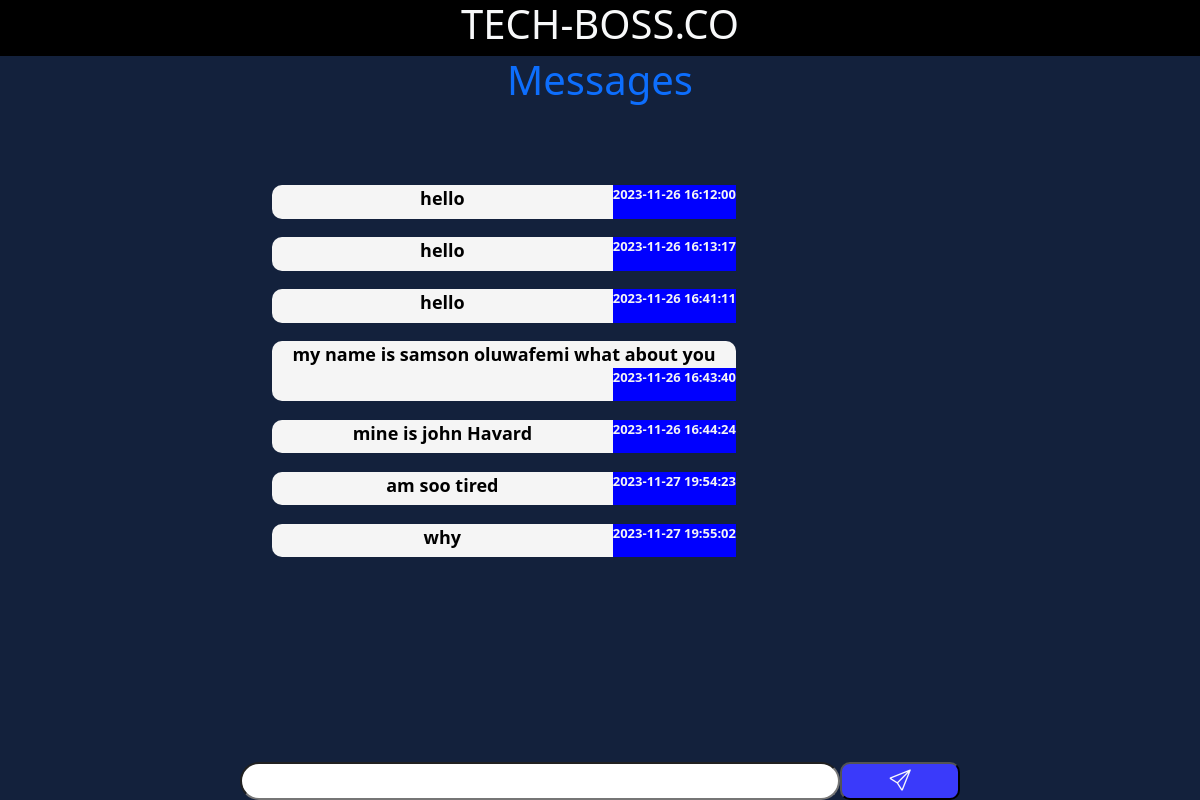
Screenshot of /message/2 (signed in) with the database file from the repository.
### tables this page shows
CREATE TABLE messages (sender_id INTEGER,reciever_id INTEGER, content TEXT, timestamp DATETIME DEFAULT CURRENT_TIMESTAMP,FOREIGN KEY (sender_id) REFERENCES users (id), FOREIGN KEY (reciever_id)REFERENCES users (id));

### work.py (the view)
@app.route("/message/<int:reciever_id>",methods=['GET','POST'])
def message(reciever_id):
    if request.method == 'POST':
        sender_id = session["user_id"]
        message_content = request.form.get('message_content')
        db.execute("INSERT INTO messages (sender_id,reciever_id,content) VALUES(?,?,?)",sender_id,reciever_id,message_content)
        flash("Message sent Successfully!")
        messages = db.execute("SELECT * FROM messages WHERE (sender_id =? AND reciever_id = ?) OR (sender_id =? AND reciever_id = ?)ORDER BY timestamp",sender_id,reciever_id,reciever_id,sender_id)
        sender_name = db.execute("SELECT username FROM users WHERE id=?",sender_id)
        sender_name = sender_name[0]["username"]
        return render_template("messages.html",messages=messages,reciever_id=reciever_id,sender_name=sender_name)
    else:
        sender_id = session["user_id"]
        messages = db.execute("SELECT * FROM messages WHERE (sender_id =? AND reciever_id = ?) OR (sender_id =? AND reciever_id = ?)ORDER BY timestamp",sender_id,reciever_id,reciever_id,sender_id)
        if not messages:
            return render_template("messages.html",reciever_id=reciever_id)
        else:
            return render_template("messages.html",reciever_id=reciever_id,messages=messages)

### work.py (called while the page is built)
@app.after_request
def after_request(response):
    response.headers["Cache-Control"] = "no-cache, no-store, must-revalidate"
    response.headers["Expires"] = 0
    response.headers["pragma"] = "no-cache"
    return response

### templates/messages.html (shortened to what this page needs)
<!DOCTYPE html>
<html lang="en">
<head>
    <link rel="stylesheet" href="https://cdn.jsdelivr.net/npm/bootstrap-icons@1.11.2/font/bootstrap-icons.min.css">
    <link href="https://cdn.jsdelivr.net/npm/bootstrap@5.3.2/dist/css/bootstrap.min.css" rel="stylesheet">
</head>
<body>
    <nav class="bg-black text-light">
        <div class="d-flex justify-content-center ">
        <h1>TECH-BOSS.CO</h1>
      </div>
      </nav>
      <h1 class="text-center text-primary">Messages</h1>
      <ul>
        {% for message in messages %}
        <li>{{ message.content }} <span>{{ message.timestamp}}</span></li>
        {% endfor %}
      </ul>
      <br>
      <br>
      <form action="{{url_for('message',reciever_id=reciever_id)}}" method="post">
        <input type="text" name="message_content" required>
        <button type="submit"><i class="bi bi-send text-light"></i></button>
      </form>
</body>
</html>

### templates/messages.html (style rules this page uses)
body { background-color:#13213c; color:#c5c5ba; width: 100vw; height: 100vh; }
form { position: fixed; bottom: 0; color: rgb(255, 255, 255); width: 100%; margin-top: 10%; display: flex; font-size: large; justify-content: center; }
form input { width: 50%; border-radius: 20px; outline-color: blue; }
form button { background-color: whitesmoke; border-radius: 10px; width: 10%; font-size: larger; background-color: rgb(58, 58, 250); }
ul { list-style-type: none; display: flex; flex-direction: column; justify-content: center; align-self: center; margin-left: 20%; text-align: center; margin-top: 6%; margin-bottom: 6%; }
ul li { margin: 1% 0; background-color: whitesmoke; color: black; border-radius:10px ; width: 50%; font-size: large; font-weight: bold; }
ul span { font-size: small; float: right; color: whitesmoke; background-color: blue; padding-bottom: 3%; }

### rows the page displays
messages: content "hello", timestamp "2023-11-26 16:12:00"
messages: content "hello", timestamp "2023-11-26 16:13:17"
messages: content "hello", timestamp "2023-11-26 16:41:11"
messages: content "my name is samson oluwafemi what about you", timestamp "2023-11-26 16:43:40"
messages: content "mine is john Havard", timestamp "2023-11-26 16:44:24"
messages: content "am soo tired", timestamp "2023-11-27 19:54:23"
messages: content "why", timestamp "2023-11-27 19:55:02"
